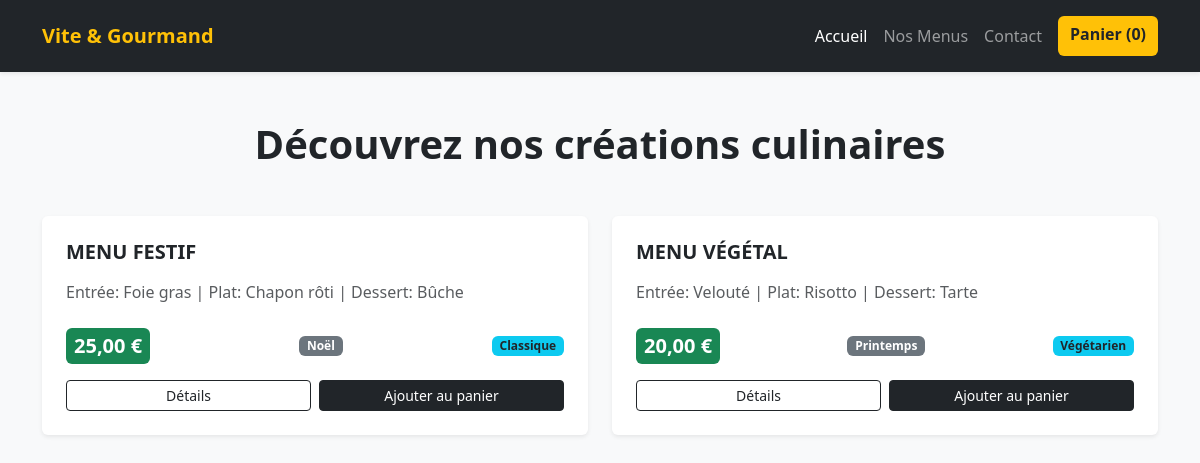
Before: / with the older database file.
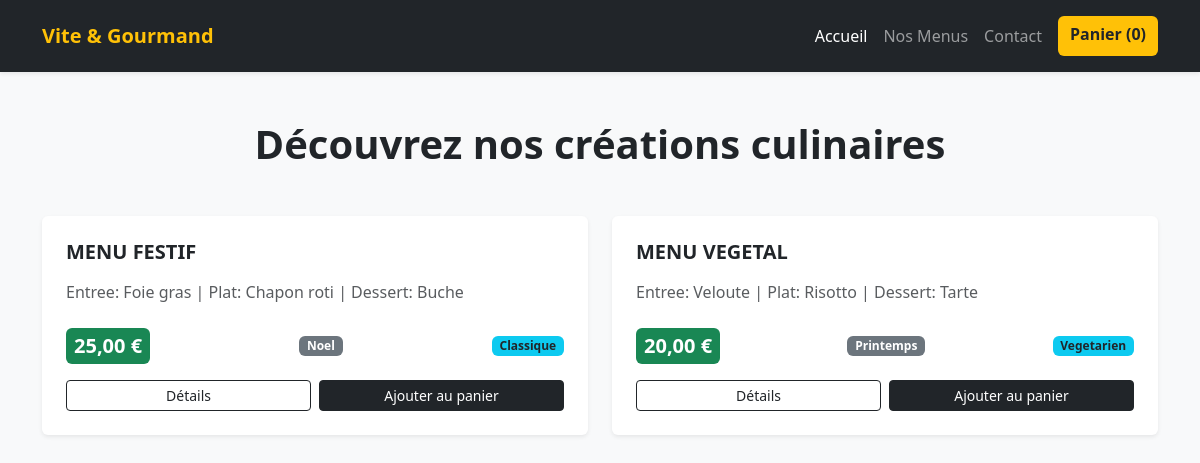
After: the same page with the newer database file.
### tables this page shows
CREATE TABLE IF NOT EXISTS menu (
    id INT AUTO_INCREMENT PRIMARY KEY,
    titre VARCHAR(150) NOT NULL,
    description TEXT NOT NULL,
    prix DECIMAL(10, 2) NOT NULL,
    theme VARCHAR(50),
    regime VARCHAR(50),
    image_url VARCHAR(255),
    disponible BOOLEAN DEFAULT TRUE
);

### CLASSES/Menu.php (called while the page is built)
<?php
class Menu {
    private int $id;
    private string $titre;
    private string $description;
    private float $prix;
    private string $theme;
    private string $regime;
    public function __construct(int $id, string $titre, string $description, float $prix, string $theme, string $regime) {
        $this->id = $id;
        $this->titre = $titre;
        $this->description = $description;
        $this->prix = $prix;
        $this->theme = $theme;
        $this->regime = $regime;
    }
    public function getId(): int { return $this->id; }
    public function getTitre(): string { return $this->titre; }
    public function getDescription(): string { return $this->description; }
    public function getPrix(): float { return $this->prix; }
    public function getTheme(): string { return $this->theme; }
    public function getRegime(): string { return $this->regime; }
}

### index.php (the view, shortened to what this page needs)
<?php
require_once 'INC/db.php';
require_once 'CLASSES/Menu.php';
$liste_menus = [];
try {
    $requete = $pdo->query('SELECT * FROM menu WHERE disponible = 1');
    $lignes = $requete->fetchAll();
    foreach ($lignes as $ligne) {
        $liste_menus[] = new Menu(
            (int)$ligne['id'],
            $ligne['titre'],
            $ligne['description'],
            (float)$ligne['prix'],
            $ligne['theme'] ?? '',
            $ligne['regime'] ?? ''
        );
    }
} catch (Exception $e) {
}
?>
<!DOCTYPE html>
<html lang="fr">
<head>
    <link href="https://cdn.jsdelivr.net/npm/bootstrap@5.3.0/dist/css/bootstrap.min.css" rel="stylesheet">
</head>
<body class="bg-light">
    <nav class="navbar navbar-expand-lg navbar-dark navbar-custom p-3 shadow-sm">
        <div class="container">
            <a class="navbar-brand fw-bold text-warning" href="#">Vite & Gourmand</a>
            <div class="navbar-nav ms-auto">
                <a class="nav-link active" href="index.php">Accueil</a>
                <a class="nav-link" href="menus.php">Nos Menus</a>
                <a class="nav-link" href="contact.php">Contact</a>
                <a class="btn btn-custom ms-2" href="login.php">Panier (<span id="cart-count">0</span>)</a>
            </div>
        </div>
    </nav>
    <div class="container mt-5">
        <h1 class="mb-5 fw-bold text-center text-dark">Découvrez nos créations culinaires</h1>
        <div class="row">
            <?php if (!empty($liste_menus)): ?>
                <?php foreach ($liste_menus as $menu): ?>
                    <div class="col-md-6 mb-4">
                        <div class="card shadow-sm h-100 border-0">
                            <div class="card-body p-4 d-flex flex-column justify-content-between">
                                <div>
                                    <h5 class="card-title fw-bold text-uppercase text-dark mb-3"><?= htmlspecialchars($menu->getTitre()) ?></h5>
                                    <p class="card-text text-muted mb-4"><?= htmlspecialchars($menu->getDescription()) ?></p>
                                </div>
                                <div>
                                    <div class="d-flex justify-content-between align-items-center mb-3">
                                        <span class="badge bg-success fs-5 p-2"><?= number_format($menu->getPrix(), 2, ',', ' ') ?> €</span>
                                        <span class="badge bg-secondary"><?= htmlspecialchars($menu->getTheme()) ?></span>
                                        <span class="badge bg-info text-dark"><?= htmlspecialchars($menu->getRegime()) ?></span>
                                    </div>
                                    <div class="d-flex gap-2">
                                        <a href="detail_menu.php?id=<?= $menu->getId() ?>" class="btn btn-outline-dark btn-sm w-50">Détails</a>
                                        <button class="btn btn-dark btn-sm w-50 btn-add-cart" data-id="<?= $menu->getId() ?>" data-name="<?= htmlspecialchars($menu->getTitre()) ?>">
                                            Ajouter au panier
                                        </button>
                                    </div>
                                </div>
                            </div>
                        </div>
                    </div>
                <?php endforeach; ?>
            <?php else: ?>
                <div class="col-12">
                    <p class="alert alert-warning text-center">Aucun menu n'est disponible pour le moment.</p>
                </div>
            <?php endif; ?>
        </div>
    </div>
</body>
</html>

### index.php (style rules this page uses)
.navbar-custom { background-color: #212529; }
.btn-custom { background-color: #FFC107; color: #212529; font-weight: bold; border: none; }

Changed rows visible on the page:
changed menu "MENU FESTIF": description "Entrée: Foie gras | Plat: Chapon rôti | Dessert: Bûche" → "Entree: Foie gras | Plat: Chapon roti | Dessert: Buche"; theme "Noël" → "Noel"
changed menu "Printemps": titre "MENU VÉGÉTAL" → "MENU VEGETAL"; description "Entrée: Velouté | Plat: Risotto | Dessert: Tarte" → "Entree: Veloute | Plat: Risotto | Dessert: Tarte"; regime "Végétarien" → "Vegetarien"
